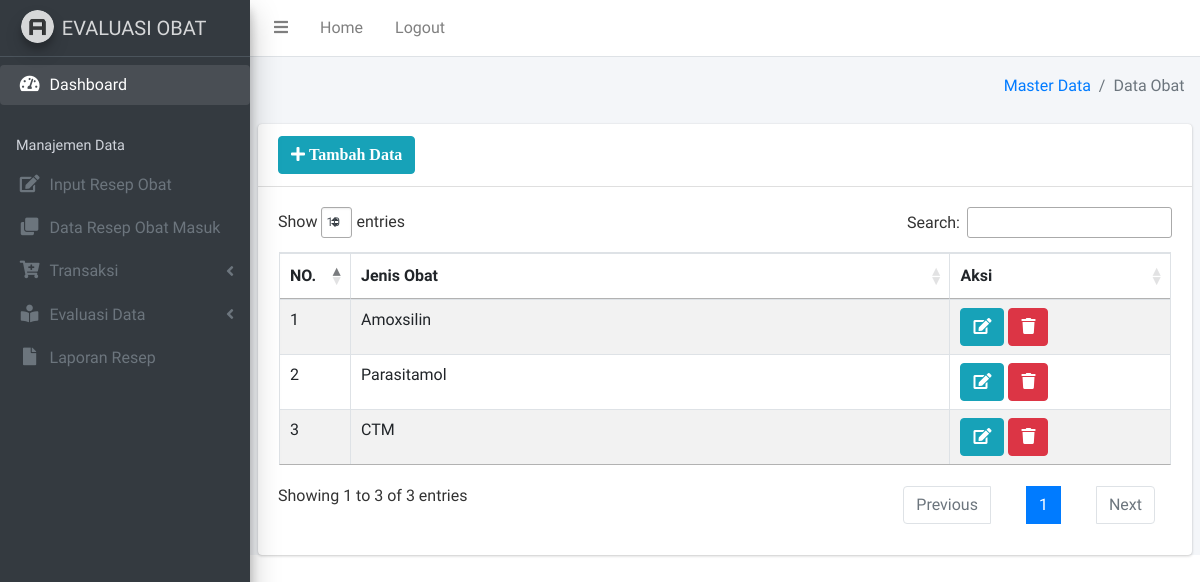
The app's page /obat.php (signed in) with its own data.
### tables this page shows
CREATE TABLE `obat` (
  `id_obat` int(11) NOT NULL,
  `obat` varchar(50) NOT NULL
);

### koneksi.php (called while the page is built, shortened)
<?php
$conn = mysqli_connect('localhost','root','','evaluasi_obat');
function query($query){
    global $conn;
    $r = mysqli_query($conn,$query);
    $rows = [];
    while ($row = mysqli_fetch_assoc($r)) {
        $rows[] = $row;
    }
    return $rows;
}

### obat.php (the view, shortened to what this page needs)
<?php
  include("layout/header.php");
  include("layout/navbar.php");
  include("layout/sidebar.php");
 $obat = query("SELECT * FROM obat")
?>
  <div class="content-wrapper">
    <div class="content-header">
      <div class="container-fluid">
        <div class="row mb-2">
          <div class="col-sm-6">
          </div>
          <div class="col-sm-6">
            <ol class="breadcrumb float-sm-right">
              <li class="breadcrumb-item"><a href="#">Master Data</a></li>
              <li class="breadcrumb-item active">Data Obat</li>
            </ol>
          </div>
        </div>
      </div>
    </div>
    <section class="content">
    <div class="card">
        <div class="card-header">
        <a href="tambahobat.php" class="btn btn-info" ><i class="fa fa-plus"> Tambah Data</i></a>
        </div>
            <div class="card-body">
              <table id="obat" class="table table-bordered table-striped">
                <thead>
                <tr>
                  <th>NO.</th>
                  <th>Jenis Obat</th>
                  <th>Aksi</th>
                </tr>
                </thead>
                <tbody>
                  <?php $i = 1; ?>
                  <?php foreach ($obat as $key) : ?>
                <tr>
                  <td width="50px"><?= $i; ?></td>
                  <td><?= $key["obat"]; ?></td>
                  <td  width="200px">
                  <a href="editobat.php?id=<?= $key["id_obat"];?>" class="btn btn-info" style="
    float: center;"><i class="fa fa-edit"></i></a>
                  <a href="hapusobat.php?id=<?= $key["id_obat"] ?>" class="btn btn-danger" onclick="return confirm('Hapus data?')" style="
                float: center;"><i class="fa fa-trash"></i></a></td>
                </tr>
                <?php $i++; ?>
                <?php endforeach ?>
              </table>
            </div>
          </div>
    </section>
  </div>
</body>
</html>

### records on screen
obat: obat "Amoxsilin"
obat: obat "Parasitamol"
obat: obat "CTM"
